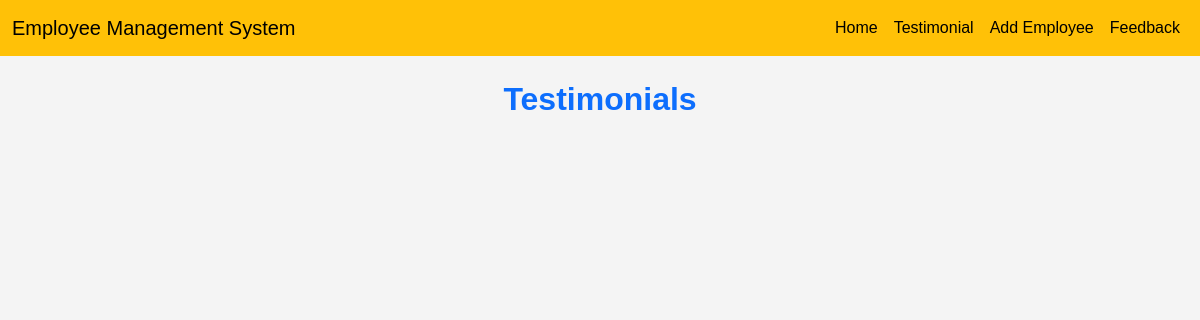
/emp/testmonials/, run on an earlier commit of the app's database.
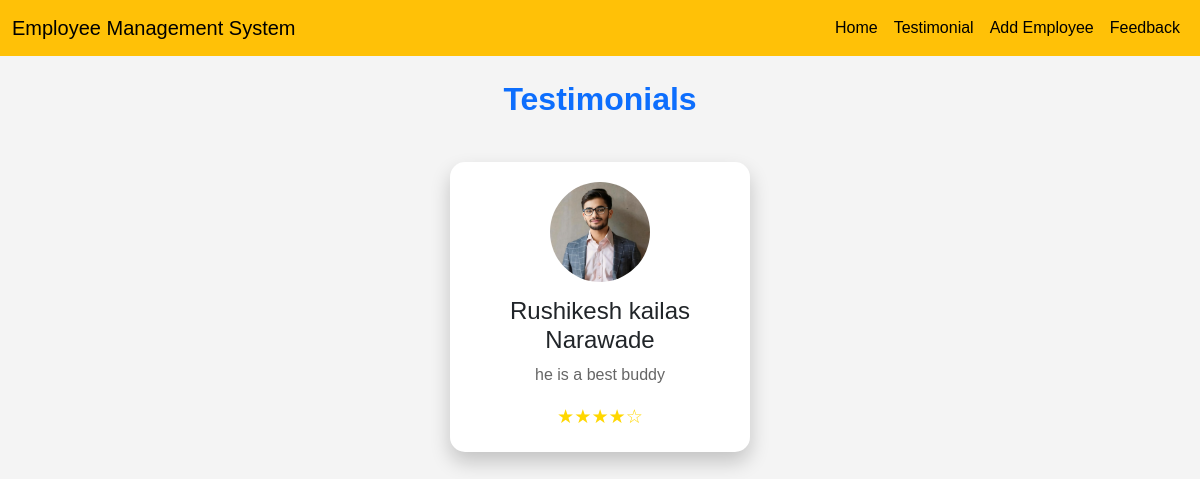
And on a later commit of the database.
### emp/models.py (models this page shows, shortened)
class Testomonial(models.Model):  # Spelling: Testomonial
    name = models.CharField(max_length=100)
    testomonial = models.TextField()  # Spelling: testomonial
    image = models.ImageField(upload_to='testomonial/')  # Spelling: testomonial
    rating = models.IntegerField()  # Removed max_length (not valid for IntegerField)

### emp/views.py (the view)
# urls.py: path('testmonials/',views.testmonials),
def testmonials(request):
    testi= Testomonial.objects.all()
    return render(request,'emp/testmonials.html',{'testi': testi})

### templates/emp/testmonials.html (shortened to what this page needs)
<!DOCTYPE html>
<html lang="en">
<head>
    <link href="https://cdn.jsdelivr.net/npm/bootstrap@5.3.3/dist/css/bootstrap.min.css" rel="stylesheet">
</head>
<body>
    {% include 'emp/navbar.html' %}
    <br>
    <h2 class="text-center fw-bold mb-4 text-primary">Testimonials</h2>
    <div class="testimonial-container">
        {% for testimonial in testi %}
        <div class="testimonial-card">
            <img src="/media/{{testimonial.image}}" alt="{{ testimonial.name }}">
            <h4>{{ testimonial.name }}</h4>
            <p>{{ testimonial.testomonial }}</p>
            <div class="review">
                {% for _ in "12345" %}
                    {% if forloop.counter <= testimonial.rating %}
                        <span>★</span>
                    {% else %}
                        <span>☆</span>
                    {% endif %}
                {% endfor %}
            </div>
        </div>
        {% endfor %}
    </div>
</body>
</html>

What changed in the data, as far as the page shows it:
added Testomonial: image (picture), name "Rushikesh kailas Narawade", testomonial "he is a best buddy", rating 4 (drawn)
